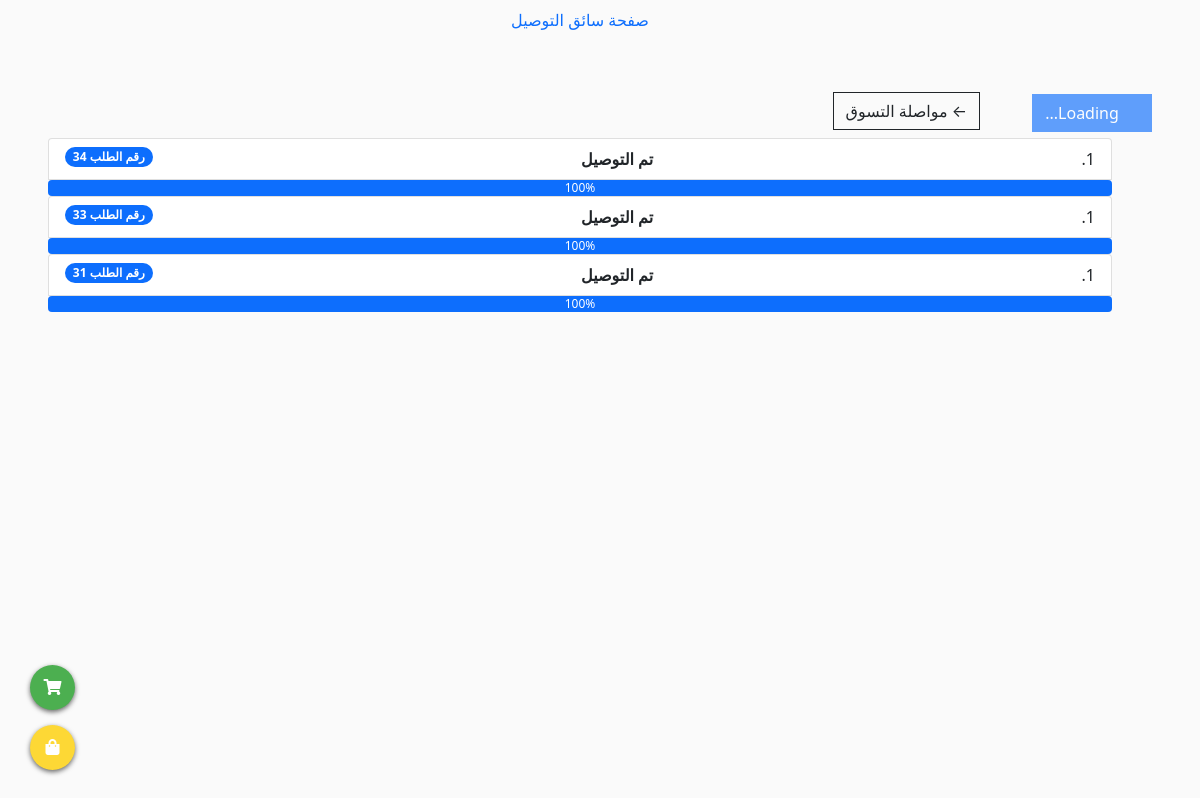
Page /tracking (signed in) on the committed database.
### app/models.py (models this page shows, shortened)
class Order(models.Model):
    customer = models.ForeignKey(Customer, on_delete=models.SET_NULL, null=True, blank=True)
    date_ordered = models.DateTimeField(auto_now_add=True)
    complete = models.BooleanField(default=False, null=True, blank=True)
    transaction_id = models.CharField(max_length=100, null=True)
    status_order = models.CharField(max_length=2, choices=ORDER_STATUS, default='NO')
    booking_driver = models.BooleanField(default=False, null=True, blank=True)
    driver = models.CharField(max_length=100, blank=True, null=True)

### app/views.py (the view)
# urls.py: path('tracking', views.tracking, name='tracking'),
@login_required()
def tracking(request):
    customer = request.user.customer
    orders = Order.objects.filter(customer=customer).order_by('-id')
    return render(request, 'tracking.html', {'orders':orders})

### app/templates/tracking.html (shortened to what this page needs)
{% extends "base.html" %}
{% block content %}
<div class="m-5">
    <button class="btn btn-primary" type="button" disabled>
        Loading...
    </button>
    <a  class="btn btn-outline-dark m-5 mt-1 mb-2" href="{% url 'listProducts' %}">&#x2190; مواصلة التسوق</a>
    {% for item in orders %}
        {% if item.status_order == 'UR' %}
        <ol class="list-group list-group-numbered">
            <li class="list-group-item d-flex justify-content-between align-items-start">
                <div class="fw-bold">تم استلام طلبك بنجاح</div>
                <span class="badge bg-primary rounded-pill"> رقم الطلب {{item.id}}</span>
            </li>
            <div class="progress">
                <div class="progress-bar" role="progressbar" style="width: 0%;" aria-valuenow="0" aria-valuemin="0" aria-valuemax="100">0%</div>
            </div>
        </ol>
        {% elif item.status_order == 'DE' %}
        <ol class="list-group list-group-numbered">
            <li class="list-group-item d-flex justify-content-between align-items-start">
                <div class="fw-bold">تم التوصيل</div>
                <span class="badge bg-primary rounded-pill"> رقم الطلب {{item.id}}</span>
            </li>
            <div class="progress">
                <div class="progress-bar" role="progressbar" style="width: 100%;" aria-valuenow="100" aria-valuemin="0" aria-valuemax="100">100%</div>
            </div>
        </ol>
        {% endif %}
    {% endfor %}
</div>
{% endblock content %}

### static/css/main.css (style rules this page uses)
body { background-color: hsl(0, 0%, 98%); }
.btn { border-radius: 0; }

### rows in the picture
Order: id "34"
Order: id "33"
Order: id "31"
